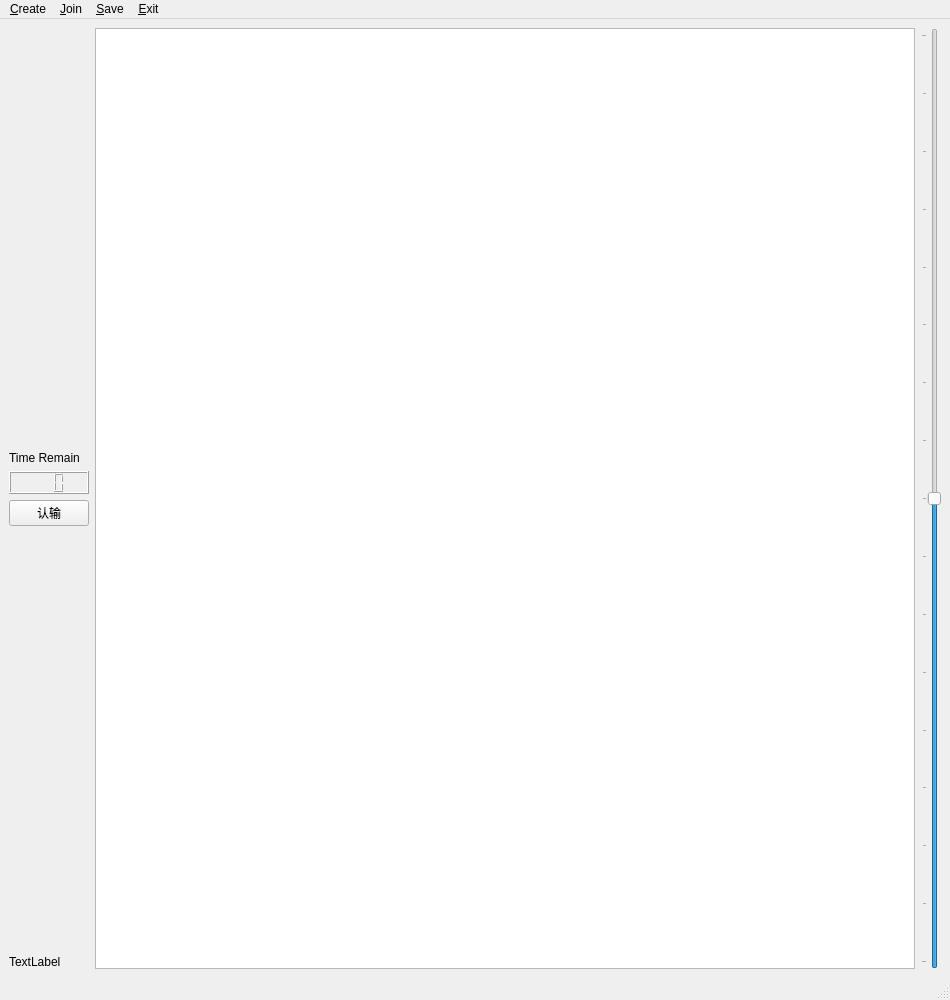
<?xml version="1.0" encoding="UTF-8"?>
<ui version="4.0">
 <class>MainWindow</class>
 <widget class="QMainWindow" name="MainWindow">
  <property name="geometry">
   <rect>
    <x>0</x>
    <y>0</y>
    <width>950</width>
    <height>1000</height>
   </rect>
  </property>
  <property name="windowTitle">
   <string>MainWindow</string>
  </property>
  <widget class="QWidget" name="centralwidget">
   <layout class="QHBoxLayout" name="horizontalLayout">
    <item>
     <layout class="QVBoxLayout" name="verticalLayout">
      <item>
       <spacer name="verticalSpacer">
        <property name="orientation">
         <enum>Qt::Vertical</enum>
        </property>
        <property name="sizeHint" stdset="0">
         <size>
          <width>20</width>
          <height>40</height>
         </size>
        </property>
       </spacer>
      </item>
      <item>
       <widget class="QLabel" name="label">
        <property name="text">
         <string>Time Remain</string>
        </property>
       </widget>
      </item>
      <item>
       <widget class="QLCDNumber" name="lcdNumber">
        <property name="digitCount">
         <number>3</number>
        </property>
       </widget>
      </item>
      <item>
       <widget class="QPushButton" name="pushButton">
        <property name="text">
         <string>认输</string>
        </property>
       </widget>
      </item>
      <item>
       <spacer name="verticalSpacer_2">
        <property name="orientation">
         <enum>Qt::Vertical</enum>
        </property>
        <property name="sizeHint" stdset="0">
         <size>
          <width>20</width>
          <height>40</height>
         </size>
        </property>
       </spacer>
      </item>
      <item>
       <widget class="QLabel" name="label_2">
        <property name="text">
         <string>TextLabel</string>
        </property>
       </widget>
      </item>
     </layout>
    </item>
    <item>
     <widget class="CheeseView" name="graphicsView"/>
    </item>
    <item>
     <widget class="QSlider" name="verticalSlider">
      <property name="minimum">
       <number>20</number>
      </property>
      <property name="maximum">
       <number>180</number>
      </property>
      <property name="value">
       <number>100</number>
      </property>
      <property name="orientation">
       <enum>Qt::Vertical</enum>
      </property>
      <property name="tickPosition">
       <enum>QSlider::TicksAbove</enum>
      </property>
     </widget>
    </item>
   </layout>
  </widget>
  <widget class="QMenuBar" name="menubar">
   <property name="geometry">
    <rect>
     <x>0</x>
     <y>0</y>
     <width>950</width>
     <height>39</height>
    </rect>
   </property>
   <widget class="QMenu" name="menu_Create">
    <property name="title">
     <string>&amp;Create</string>
    </property>
    <addaction name="action_New"/>
    <addaction name="action_Pieces"/>
   </widget>
   <widget class="QMenu" name="menu_Join">
    <property name="title">
     <string>&amp;Join</string>
    </property>
    <addaction name="action_Join"/>
   </widget>
   <widget class="QMenu" name="menu_Exit">
    <property name="title">
     <string>&amp;Exit</string>
    </property>
    <addaction name="action_Exit"/>
   </widget>
   <widget class="QMenu" name="menu_Save">
    <property name="title">
     <string>&amp;Save</string>
    </property>
    <addaction name="action_Save"/>
   </widget>
   <addaction name="menu_Create"/>
   <addaction name="menu_Join"/>
   <addaction name="menu_Save"/>
   <addaction name="menu_Exit"/>
  </widget>
  <widget class="QStatusBar" name="statusbar"/>
  <action name="action_New">
   <property name="text">
    <string>&amp;New</string>
   </property>
   <property name="shortcut">
    <string>Ctrl+N</string>
   </property>
  </action>
  <action name="action_Pieces">
   <property name="text">
    <string>&amp;Pieces</string>
   </property>
  </action>
  <action name="action_Join">
   <property name="text">
    <string>&amp;Join</string>
   </property>
   <property name="shortcut">
    <string>Ctrl+J</string>
   </property>
  </action>
  <action name="action_Save">
   <property name="text">
    <string>&amp;Save</string>
   </property>
   <property name="shortcut">
    <string>Ctrl+S</string>
   </property>
  </action>
  <action name="action_Exit">
   <property name="text">
    <string>&amp;Exit</string>
   </property>
   <property name="shortcut">
    <string>Ctrl+Q</string>
   </property>
  </action>
 </widget>
 <customwidgets>
  <customwidget>
   <class>CheeseView</class>
   <extends>QGraphicsView</extends>
   <header>cheeseview.h</header>
   <slots>
    <slot>setScalePercent(int)</slot>
   </slots>
  </customwidget>
 </customwidgets>
 <resources>
  <include location="mainwindow.qrc"/>
 </resources>
 <connections>
  <connection>
   <sender>verticalSlider</sender>
   <signal>valueChanged(int)</signal>
   <receiver>graphicsView</receiver>
   <slot>setScalePercent(int)</slot>
   <hints>
    <hint type="sourcelabel">
     <x>931</x>
     <y>427</y>
    </hint>
    <hint type="destinationlabel">
     <x>840</x>
     <y>427</y>
    </hint>
   </hints>
  </connection>
 </connections>
</ui>
